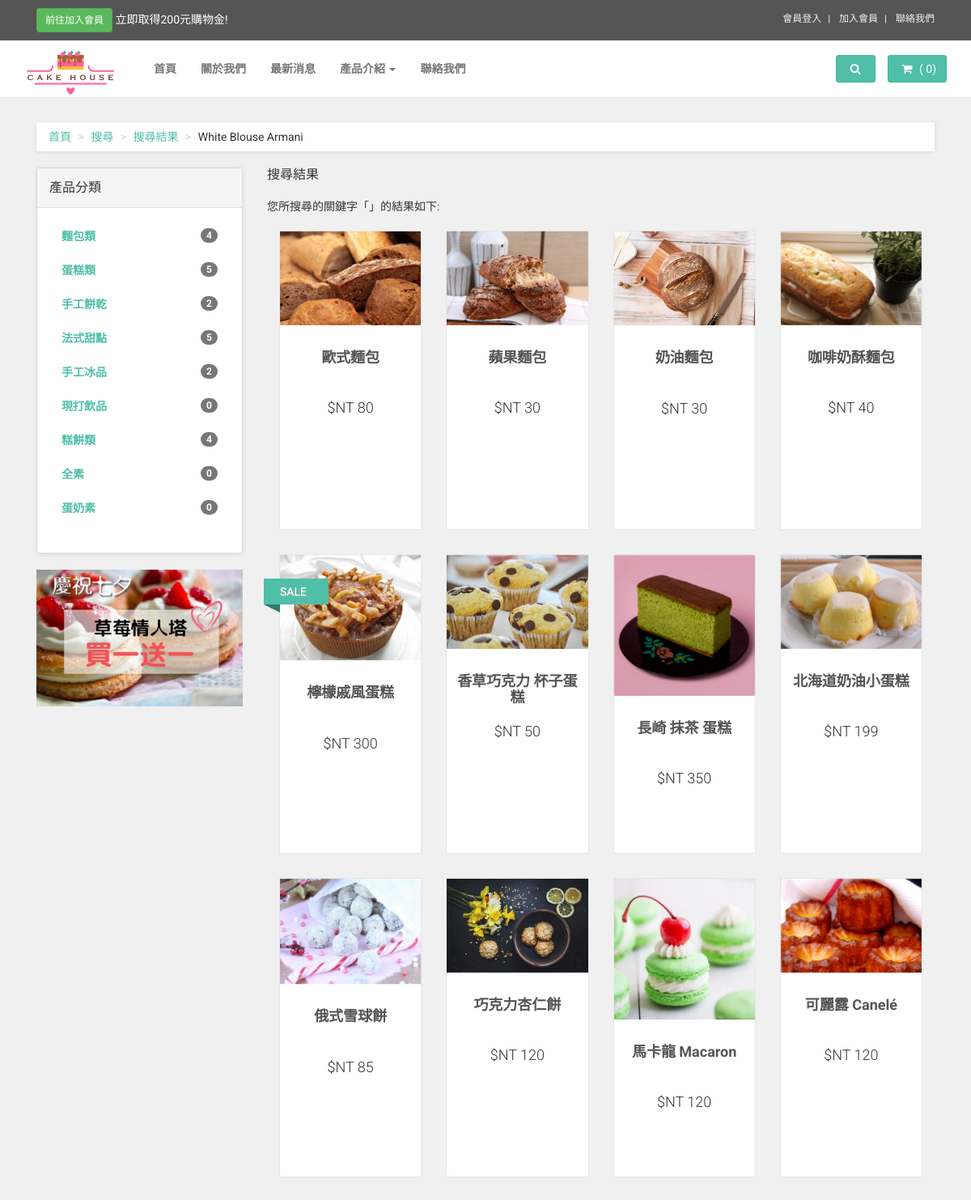
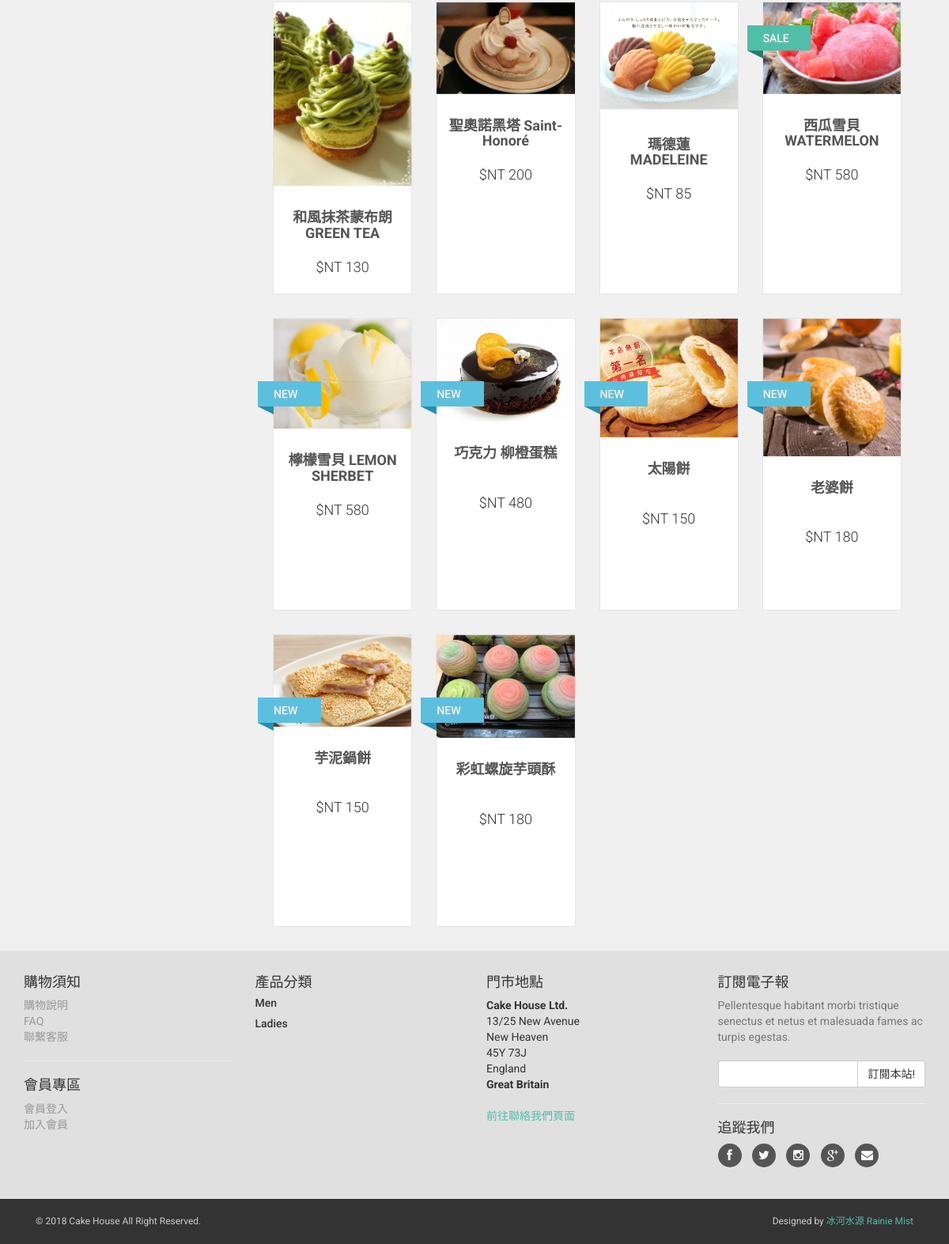
/frontend/search_result.php, run on the app's committed database (2 pictures, top to bottom).
### tables this page shows
CREATE TABLE IF NOT EXISTS `product_categories` (
  `product_categories_id` int(11) NOT NULL,
  `category` varchar(255) NOT NULL,
  `created_at` varchar(255) DEFAULT NULL,
  `updated_at` varchar(255) DEFAULT NULL,
  `order` int(11) NOT NULL,
  `series_id` int(11) NOT NULL
);

CREATE TABLE IF NOT EXISTS `products` (
  `products_id` int(11) NOT NULL,
  `product_categories_id` int(11) NOT NULL,
  `picture` varchar(255) DEFAULT NULL,
  `name` varchar(255) NOT NULL,
  `description` text NOT NULL,
  `price` varchar(255) NOT NULL,
  `created_at` varchar(255) DEFAULT NULL,
  `updated_at` varchar(255) DEFAULT NULL,
  `type` int(11) NOT NULL
);

### frontend/search_result.php (the view, shortened to what this page needs)
<?php
require_once('../connection/connection.php');
$query = $db->query("SELECT * FROM products WHERE name LIKE '%". $_GET['keyword']."%' OR description LIKE '%". $_GET['keyword']."%'");
$search_result = $query->fetchAll(PDO::FETCH_ASSOC);
?>
<!DOCTYPE html>
<html lang="en">
<head>
    <?php require_once('template/head_files.php'); ?>
</head>
<body>
<?php require_once('template/navbar.php'); ?>
    <div id="all">
        <div id="content">
            <div class="container">
                <div class="col-md-12">
                    <ul class="breadcrumb">
                        <li><a href="#">首頁</a>
                        </li>
                        <li><a href="#">搜尋</a>
                        </li>
                        <li><a href="#">搜尋結果</a>
                        </li>
                        <li>White Blouse Armani</li>
                    </ul>
                </div>
                <div class="col-md-3">
                    <div class="panel panel-default sidebar-menu">
                        <div class="panel-heading">
                            <h3 class="panel-title">產品分類</h3>
                        </div>
                        <div class="panel-body">
                            <ul class="nav nav-pills nav-stacked category-menu">
                            <?php foreach($categories as $side_categories){
                                    $query = $db->query("SELECT * FROM products WHERE product_categories_id=".$side_categories['product_categories_id']);
                                    $total_products = count($query->fetchAll(PDO::FETCH_ASSOC));
                                ?>
                                <li>
                                    <a href="products_list.php?cat=<?php echo $side_categories['product_categories_id']; ?>"><?php echo $side_categories['category']; ?> <span class="badge pull-right"><?php echo $total_products; ?></span></a>
                                </li>
                            <?php } ?>
                            </ul>
                        </div>
                    </div>
                    <div class="banner">
                        <a href="#">
                            <img src="../images/ad-banner.jpg" alt="sales 2014" class="img-responsive">
                        </a>
                    </div>
                </div>
                <div class="col-md-9">
                    <div class="row same-height-row">
                        <div class="col-sm-12">
                        <h3 class="panel-title">搜尋結果</h3>
                        <br>
                        <p>您所搜尋的關鍵字「<?php echo $_GET['keyword']; ?>」的結果如下:</p>
                        <?php foreach($search_result as $products){  ?>
                        <div class="col-sm-3">
                            <div class="product same-height">
                                <div class="flip-container">
                                    <div class="flipper">
                                        <div class="front">
                                            <a href="products.php?id=<?php echo $products['products_id']; ?>">
                                                <img src="../uploads/products/<?php echo $products['picture']; ?>" alt="" class="img-responsive">
                                            </a>
                                        </div>
                                        <div class="back">
                                            <a href="products.php?id=<?php echo $products['products_id']; ?>">
                                            </a>
                                        </div>
                                    </div>
                                </div>
                                <div class="text">
                                    <h3><a href="products.php?id=<?php echo $products['products_id']; ?>"><?php echo $products['name']; ?></a></h3>
                                    <p class="price">$NT <?php echo $products['price']; ?></p>
                                </div>
                                <?php if($products['type']== 1){ ?>
                                    <div class="ribbon sale">
                                        <div class="theribbon">SALE</div>
                                    </div>
                                <?php }else if($products['type'] == 2){ ?>
                                    <div class="ribbon new">
                                        <div class="theribbon">NEW</div>
                                    </div>
                                <?php } ?>
                            </div>
                        </div>
                        <?php } ?>
                        </div>
                    </div>
                </div>
            </div>
        </div>
       <?php require_once('template/footer.php'); ?>
</body>
</html>

### css/cake/style.default.css (style rules this page uses)
a, button { -webkit-transition: all 0.2s ease-out; -moz-transition: all 0.2s ease-out; transition: all 0.2s ease-out; }
.breadcrumb { -webkit-box-shadow: 0 1px 5px rgba(0, 0, 0, 0.1); box-shadow: 0 1px 5px rgba(0, 0, 0, 0.1); }
.ribbon { position: absolute; top: 50px; padding-left: 51px; z-index: 20; }
.ribbon .theribbon { position: relative; width: 80px; padding: 6px 20px 6px 20px; margin: 30px 10px 10px -71px; color: #fff; background-color: #4fbfa8; text-shadow: 0px 1px 2px #bbb; }
.ribbon .theribbon:before, .ribbon .theribbon:after { content: ' '; position: absolute; width: 0; height: 0; }
.ribbon .theribbon:after { left: 0px; top: 100%; border-width: 5px 10px; border-style: solid; border-color: #2d7b6b #2d7b6b transparent transparent; }
.ribbon.sale { top: 0; }
.ribbon.new { top: 50px; }
.ribbon.new .theribbon { background-color: #5bc0de; text-shadow: 0px 1px 2px #bbb; }
.ribbon.new .theribbon:after { border-color: #2390b0 #2390b0 transparent transparent; }
#content .panel.sidebar-menu { -webkit-box-sizing: border-box; -moz-box-sizing: border-box; box-sizing: border-box; -webkit-box-shadow: 0 1px 5px rgba(0, 0, 0, 0.1); box-shadow: 0 1px 5px rgba(0, 0, 0, 0.1); }
#content .panel.sidebar-menu h3 { padding: 5px 0; margin: 0; }
#content .panel.sidebar-menu ul.nav.category-menu { margin-bottom: 20px; }
#content .panel.sidebar-menu ul.nav.category-menu li a { text-transform: uppercase; font-weight: bold; }
#content .product { background: #fff; border: solid 1px #e6e6e6; -webkit-box-sizing: border-box; -moz-box-sizing: border-box; box-sizing: border-box; margin-bottom: 30px; }
#content .product .flip-container { cursor: pointer; -webkit-perspective: 1000; -moz-perspective: 1000; perspective: 1000; -webkit-transform-style: preserve-3d; -moz-transform-style: preserve-3d; -ms-transform-style: preserve-3d; transform-style: preserve-3d; }
#content .product .flip-container, #content .product .front, #content .product .back { width: 100%; }
#content .product .flipper { -webkit-backface-visibility: hidden; -moz-backface-visibility: hidden; backface-visibility: hidden; -webkit-transition: 0.6s; transition: 0.6s; -webkit-transform-style: preserve-3d; -moz-transform-style: preserve-3d; -ms-transform-style: preserve-3d; transform-style: preserve-3d; position: relative; }
#content .product .front, #content .product .back { -webkit-backface-visibility: hidden; -moz-backface-visibility: hidden; backface-visibility: hidden; -webkit-transition: 0.6s; transition: 0.6s; -webkit-transform-style: preserve-3d; -moz-transform-style: preserve-3d; -ms-transform-style: preserve-3d; transform-style: preserve-3d; position: absolute; top: 0; left: 0; }
#content .product .front { z-index: 2; -webkit-transform: rotateY(0deg); -ms-transform: rotateY(0deg); transform: rotateY(0deg); }
#content .product .back { -webkit-transform: rotateY(-180deg); -ms-transform: rotateY(-180deg); transform: rotateY(-180deg); }
#content .product .text { padding: 10px 10px 0; }
#content .product .text h3 { font-size: 18px; font-weight: 700; height: 39.6px; text-align: center; overflow: hidden; }
#content .product .text h3 a { color: #555555; }
#content .product .text p.price { font-size: 18px; text-align: center; font-weight: 300; }
#content .banner { margin-bottom: 30px; }
.nav { margin-bottom: 0; padding-left: 0; list-style: none; }
.nav > li > a { padding: 10px 15px; }
.nav-pills > li > a { border-radius: 0; }
body { font-family: "Roboto", Helvetica, Arial, sans-serif; font-size: 14px; line-height: 1.42857143; color: #333333; background-color: #f0f0f0; }
a { color: #4fbfa8; text-decoration: none; }
.breadcrumb { padding: 8px 15px; margin-bottom: 20px; background-color: #ffffff; border-radius: 0; }
.breadcrumb > li + li:before { content: ">\00a0"; color: #cccccc; }
h1, h2, h3, h4, h5, h6, .h1, .h2, .h3, .h4, .h5, .h6 { font-family: inherit; font-weight: 500; line-height: 1.1; color: inherit; }
h1, .h1, h2, .h2, h3, .h3 { margin-top: 20px; margin-bottom: 20px; }
p, ul, ol { margin: 0 0 20px; }

### data on the page
product_categories: category "麵包類", total_products "4"
product_categories: category "蛋糕類", total_products "5"
product_categories: category "手工餅乾", total_products "2"
product_categories: category "法式甜點", total_products "5"
product_categories: category "手工冰品", total_products "2"
product_categories: category "現打飲品", total_products "0"
product_categories: category "糕餅類", total_products "4"
product_categories: category "全素", total_products "0"
product_categories: category "蛋奶素", total_products "0"
products: picture (picture), name "歐式麵包", price "80"
products: picture (picture), name "蘋果麵包", price "30"
products: picture (picture), name "奶油麵包", price "30"
products: picture (picture), name "咖啡奶酥麵包", price "40"
products: picture (picture), name "檸檬戚風蛋糕", price "300", type "SALE"
products: picture (picture), name "香草巧克力 杯子蛋糕", price "50"
products: picture (picture), name "長崎 抹茶 蛋糕", price "350"
products: picture (picture), name "北海道奶油小蛋糕", price "199"
products: picture (picture), name "俄式雪球餅", price "85"
products: picture (picture), name "巧克力杏仁餅", price "120"
products: picture (picture), name "馬卡龍 Macaron", price "120"
products: picture (picture), name "可麗露 Canelé", price "120"
products: picture (picture), name "和風抹茶蒙布朗 GREEN TEA…", price "130"
products: picture (picture), name "聖奧諾黑塔 Saint-Honoré", price "200"
products: picture (picture), name "瑪德蓮 MADELEINE", price "85"
products: picture (picture), name "西瓜雪貝 WATERMELON…", price "580", type "SALE"
products: picture (picture), name "檸檬雪貝 LEMON SHERBET", price "580", type "NEW"
products: picture (picture), name "巧克力 柳橙蛋糕", price "480", type "NEW"
products: picture (picture), name "太陽餅", price "150", type "NEW"
products: picture (picture), name "老婆餅", price "180", type "NEW"
products: picture (picture), name "芋泥鍋餅", price "150", type "NEW"
products: picture (picture), name "彩虹螺旋芋頭酥", price "180", type "NEW"
